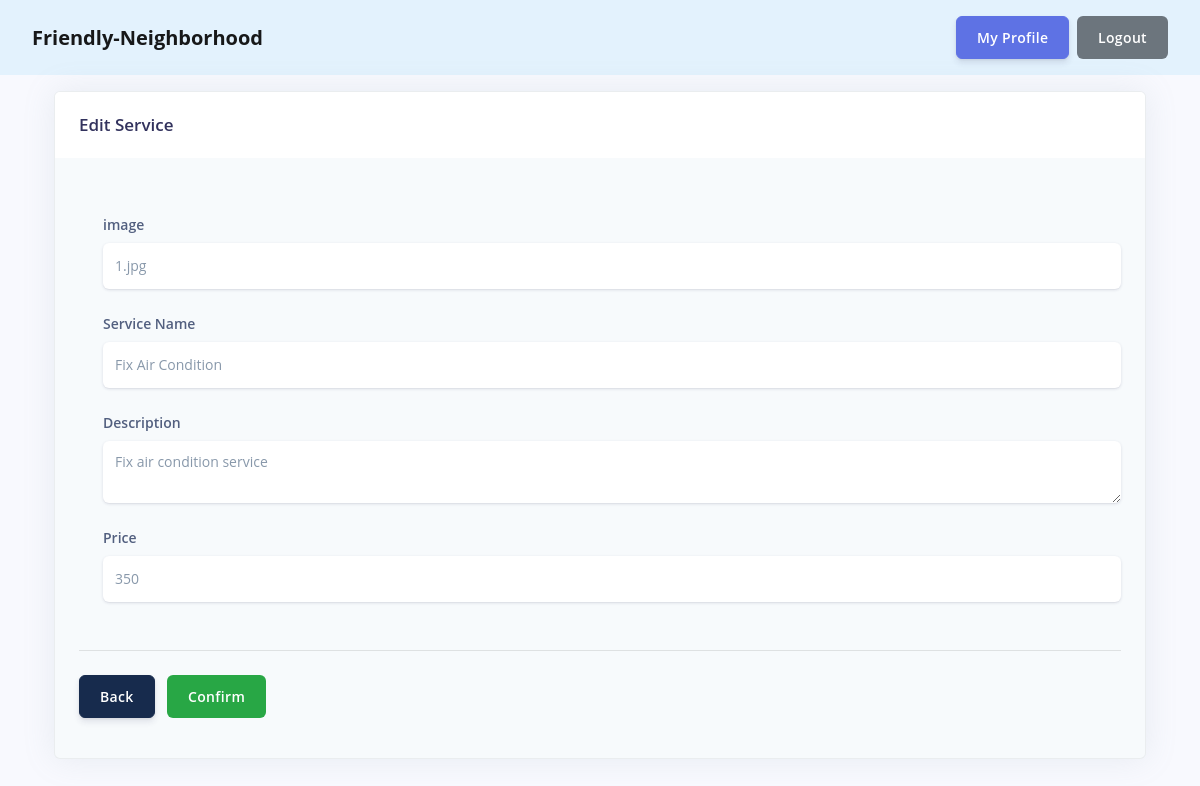
Screenshot of /editservice.php?id=1 with the database file from the repository.
### tables this page shows
CREATE TABLE `service` (
  `ServiceID` int(11) NOT NULL,
  `picture` varchar(11) NOT NULL,
  `ServiceName` varchar(20) NOT NULL,
  `Description` varchar(100) NOT NULL,
  `Price` int(11) NOT NULL
);

### editservice.php (the view, shortened to what this page needs)
<head>
    <head>
        <link href="vendor/bootstrap/css/bootstrap.min.css" rel="stylesheet">
        <link href="vendor/fontawesome-free/css/all.min.css" rel="stylesheet">
        <link href="vendor/simple-line-icons/css/simple-line-icons.css" rel="stylesheet" type="text/css">
        <link href="profile.css" rel="stylesheet">
    </head>
</head>
<body>
    <nav class="navbar navbar-expand-lg navbar-light py-3" style="background-color: #e3f2fd; font-size:x-large;">
            <a class="navbar-brand px-3" style="font-weight:bolder;" href="home.php">Friendly-Neighborhood</a>
            <div class="collapse navbar-collapse" id="navbarTogglerDemo02">
                <form class="form-inline my-2 my-lg-0 mx-3">
                    <div class="float-right">
                        <?php
                        if ($_SESSION["login"] == "start") {
                            echo '<a class="btn btn-primary mr-2" href="login.php">Login</a>';
                            echo '<a class="btn btn-secondary" href="signup.php">Sign Up</a>';
                        }
                        else {
                            echo '<a class="btn btn-primary mr-2 ml-3" href="user-profile.php">My Profile</a>';
                            echo '<a class="btn btn-secondary" href="logout.php">Logout</a>';
                        }
                        ?>
                    </div>
                </form>
            </div>
        </nav>
    <div class="main-content">
        <nav class="navbar navbar-top navbar-expand-md navbar-dark" id="navbar-main">
            <div class="container-fluid">
                <div class=" order-xl-1 col-md-12">
                    <div class="card bg-secondary shadow">
                        <div class="card-header bg-white border-0">
                            <div class="row align-items-center">
                                <div class="col-8">
                                    <h3 class="mb-0" >Edit Service</h3>
                                </div>
                            </div>
                        </div>
                        <div class="card-body">
                            <form class="validate-form" action="updateservice.php?id=<?php echo $_GET["id"] ?>" method="POST">
                                <h6 class="heading-small text-muted mb-4"></h6>
                                <div class="pl-lg-4">
                                    <div class="row">
                                        <?php
                                            $mysqli = new mysqli('localhost', 'root', '', 'homeservice');
                                            $q = "SELECT * FROM service WHERE ServiceID = " . $_GET["id"];
                                            $row = mysqli_fetch_all($mysqli->query($q));
                                        ?>
                                        <div class="col-md-12">
                                            <div class="form-group focused validate-input">
                                                <label class="form-control-label" for="firstname">image</label>
                                                <input type="text" value="<?php echo $row[0][1]; ?>" name="image" class="form-control form-control-alternative" required>
                                            </div>
                                        </div>
                                        <div class="col-md-12">
                                            <div class="form-group focused validate-input">
                                                <label class="form-control-label" for="lastname">Service Name</label>
                                                <input type="text" value="<?php echo $row[0][2]; ?>" name="service" class="form-control form-control-alternative" required>
                                            </div>
                                        </div>
                                        <div class="col-md-12">
                                            <div class="form-group focused validate-input">
                                                <label class="form-control-label" for="lastname">Description</label>
                                                <textarea class="form-control form-control-alternative" id="description" name="description" placeholder="leave a review"><?php echo $row[0][3];?></textarea>
                                            </div>
                                        </div>
                                        <div class="col-md-12">
                                            <div class="form-group focused validate-input">
                                                <label class="form-control-label" for="lastname">Price</label>
                                                <input type="text" value="<?php echo $row[0][4]; ?>" name="price" class="form-control form-control-alternative" required>
                                            </div>
                                        </div>
                                    </div>
                                </div>
                                <hr class="my-4">
                                <div>
                                    <button onclick="history.back();" type="button" class="btn btn-default">Back</button>
                                    <button type="submit" class="btn btn-success">Confirm</button>
                                </div>
                            </form>
                        </div>
                    </div>
                </div>
            </div>
        </div>
</body>

### rows the page displays
service: image "1.jpg", service "Fix Air Condition", description "Fix air condition service", price "350"
